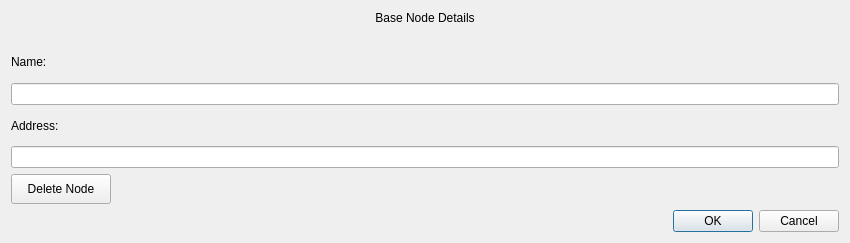
<?xml version="1.0" encoding="UTF-8"?>
<ui version="4.0">
 <class>nodeEdit</class>
 <widget class="QWidget" name="nodeEdit">
  <property name="geometry">
   <rect>
    <x>0</x>
    <y>0</y>
    <width>850</width>
    <height>243</height>
   </rect>
  </property>
  <property name="windowTitle">
   <string>Form</string>
  </property>
  <layout class="QGridLayout" name="gridLayout">
   <item row="0" column="0">
    <layout class="QVBoxLayout" name="verticalLayout">
     <item>
      <widget class="QLabel" name="label">
       <property name="text">
        <string>Base Node Details</string>
       </property>
       <property name="alignment">
        <set>Qt::AlignHCenter|Qt::AlignTop</set>
       </property>
      </widget>
     </item>
     <item>
      <widget class="QLabel" name="label_2">
       <property name="text">
        <string>Name:</string>
       </property>
      </widget>
     </item>
     <item>
      <widget class="QLineEdit" name="nodeName"/>
     </item>
     <item>
      <widget class="QLabel" name="label_3">
       <property name="text">
        <string>Address:</string>
       </property>
      </widget>
     </item>
     <item>
      <widget class="QLineEdit" name="nodeAddress"/>
     </item>
     <item>
      <widget class="QPushButton" name="deleteNode">
       <property name="minimumSize">
        <size>
         <width>100</width>
         <height>0</height>
        </size>
       </property>
       <property name="maximumSize">
        <size>
         <width>100</width>
         <height>40</height>
        </size>
       </property>
       <property name="text">
        <string>Delete Node</string>
       </property>
      </widget>
     </item>
     <item>
      <widget class="QDialogButtonBox" name="dialogButtons">
       <property name="standardButtons">
        <set>QDialogButtonBox::Cancel|QDialogButtonBox::Ok</set>
       </property>
      </widget>
     </item>
    </layout>
   </item>
  </layout>
 </widget>
 <resources/>
 <connections/>
</ui>
